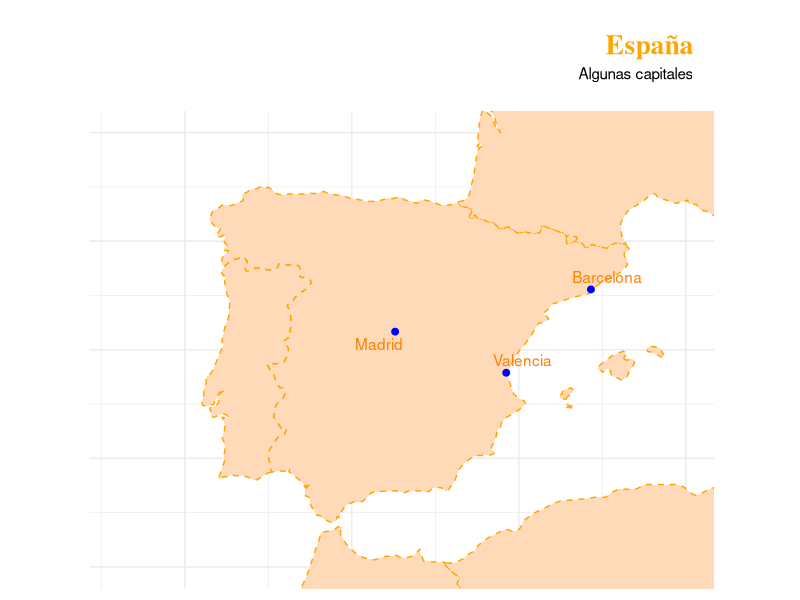

This figure's R source:
## ---- chunk 1

## MAPA DE ESPAÑA
install.packages("ggplot2", repos = "http://cran.us.r-project.org")
install.packages("maps", repos = "http://cran.us.r-project.org")
install.packages("dplyr", repos = "http://cran.us.r-project.org")
install.packages("tidyr", repos = "http://cran.us.r-project.org")
install.packages("RColorBrewer", repos = "http://cran.us.r-project.org")
install.packages("ggrepel", repos = "http://cran.us.r-project.org")

library(ggrepel)
library(ggplot2)
library (maps)
library (dplyr)
library (tidyr)
library (RColorBrewer)

mapa_mundo <- map_data("world")

ciudades <- c("Barcelona", "Madrid", "Valencia")
coordenadas <- data.frame( long = c(2.1589900, -3.70256,-0.37739 ), 
                           lat= c(41.38879,40.4165, 39.46975),
                           stringsAsFactors = F) 

coordenadas$ciudades <- ciudades   

mapa_mundo %>%
  ggplot() +
  ## BORDE DEL MAPA
  geom_polygon(aes(x= long, y = lat, group = group),
               fill = "#FFDAB9",
               color = "#FFA500",
               linetype = 2)+
               ## parecido a linetype = "dotdash") +
  theme_minimal() +
  theme(
    axis.line = element_blank(),
    axis.text = element_blank(),
    axis.title = element_blank(),
    axis.ticks = element_blank()) +
  ggtitle("España",
          subtitle = "Algunas capitales")+
  labs(title = "España",
       subtitle = "Algunas capitales",
       )+
  theme(plot.title = element_text(family = "serif",              # Familia de fuente del título
                                  face = "bold",                 # Estilo de fuente
                                  color = "orange",             # Color de la fuente
                                  size = 20,                     # Tamaño de la fuente
                                  hjust = 1,                     # Ajuste horizontal
                                  vjust = 1,                   # Ángulo de la fuente
                                  lineheight = 1,                # Espacio entre líneas
                                  margin = margin(20, 15, 0, 10)), # Márgenes (t, r, b, l)
        plot.subtitle = element_text(hjust = 1, margin = margin(5, 15, 20, 10)))+
  coord_fixed (xlim= c(-12,5),
               ylim= c(35,45),
               ratio = 1.3) +
  geom_point(data=coordenadas, aes(long, lat),
             color= "blue", size=2) +
  geom_text_repel(data = coordenadas,aes(long, lat, label = ciudades),
                  color= "#FF7F00")

